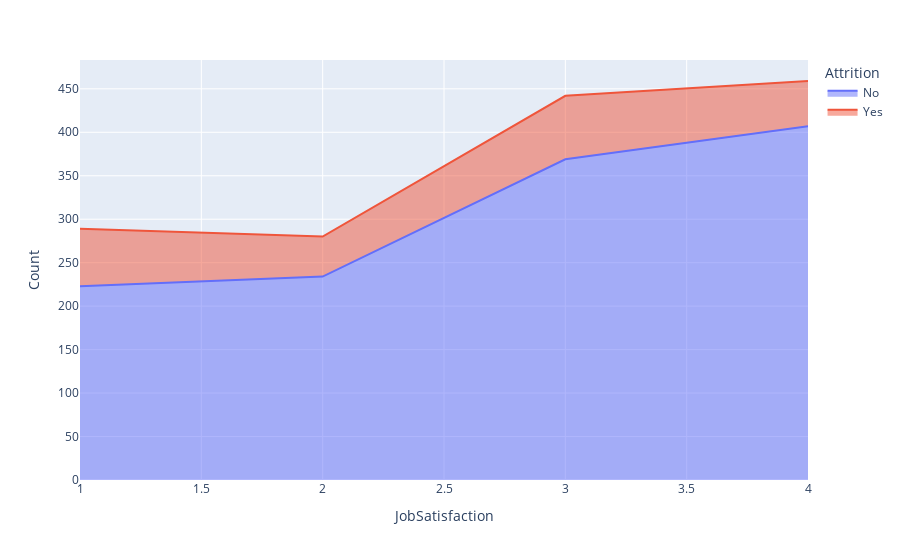

Source (notebook cell):
### Markdown cell above
<h4>5. How does self Job Satisfaction impact the Attrition?</h4>

### Code cell
jobsat_attr = hrdataset.groupby(['JobSatisfaction' , 'Attrition'])['DailyRate'].count().reset_index(name = 'Count')
px.area(jobsat_attr , x = 'JobSatisfaction' , y = 'Count' , color = 'Attrition')

### Figure 1 — Plotly figure (JSON) as saved in the notebook; plotly's stock layout.template omitted (floating-point values rounded to 4 significant figures)
{"data": [{"hovertemplate": "Attrition=No<br>JobSatisfaction=%{x}<br>Count=%{y}<extra></extra>", "legendgroup": "No", "line": {"color": "#636efa"}, "mode": "lines", "name": "No", "orientation": "v", "showlegend": true, "stackgroup": "1", "type": "scatter", "x": [1, 2, 3, 4], "xaxis": "x", "y": [223, 234, 369, 407], "yaxis": "y"}, {"hovertemplate": "Attrition=Yes<br>JobSatisfaction=%{x}<br>Count=%{y}<extra></extra>", "legendgroup": "Yes", "line": {"color": "#EF553B"}, "mode": "lines", "name": "Yes", "orientation": "v", "showlegend": true, "stackgroup": "1", "type": "scatter", "x": [1, 2, 3, 4], "xaxis": "x", "y": [66, 46, 73, 52], "yaxis": "y"}], "layout": {"legend": {"title": {"text": "Attrition"}, "tracegroupgap": 0}, "margin": {"t": 60}, "xaxis": {"anchor": "y", "domain": [0, 1], "title": {"text": "JobSatisfaction"}}, "yaxis": {"anchor": "x", "domain": [0, 1], "title": {"text": "Count"}}}}
